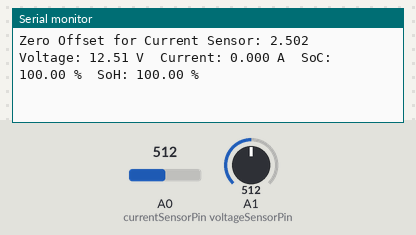
The sketch below on a simulated Arduino Uno, built with avr-gcc and run on an emulated ATmega328P. On the bench: the last lines printed to the serial monitor. The test bench sets the inputs (shaded band); at power-on: A0 (currentSensorPin) = 512, A1 (voltageSensorPin) = 512.

Above: at 2.2 s.
2.3 s: A0 (currentSensorPin) set to 716
At 3.7 s:
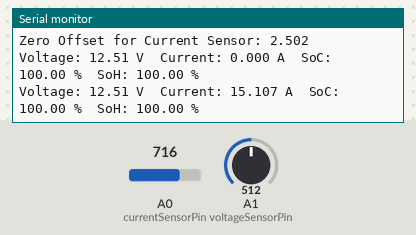
3.8 s: A1 (voltageSensorPin) set to 716
5.3 s: A0 (currentSensorPin) set to 900
At 6.6 s:
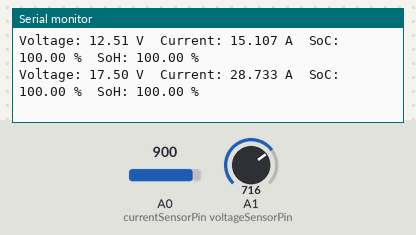
6.8 s: A1 (voltageSensorPin) set to 900
At 8.9 s:
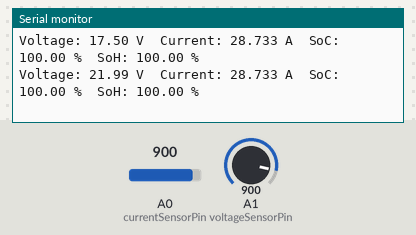
Timing chart, 0 to 9.3 s (numbered marks = the images above; inputs shaded):
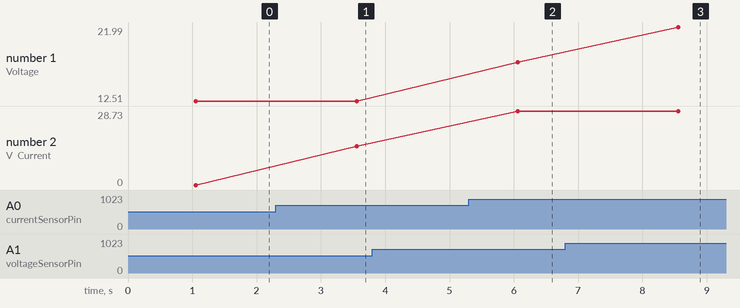

Measured:
- after the input at 2.3 s, the serial monitor: prints a new line after 1.3 s (image 1)
- after the input at 5.3 s, the serial monitor: prints a new line after 0.76 s (image 2)
- after the input at 6.8 s, the serial monitor: prints a new line after 1.8 s (image 3)
- plotted number 1: 17.5 → 21.99 after the input at 6.8 s
- plotted number 2: 0 → 15.11 after the input at 2.3 s, 15.11 → 28.73 after the input at 5.3 s

The sketch:

SOHSOC.ino
```cpp
// Current Sensor Configuration (ACS712)
const int currentSensorPin = A0;
const float currentSensitivity = 0.066; // 66mV/A for ACS712-30A
float zeroOffset; // To be calculated

// Voltage Sensor Configuration (DC Voltage Sensor)
const int voltageSensorPin = A1;
const float voltageMultiplier = 5.0 * (25.0 / 5.0); // Adjust this as per sensor's divider ratio

// SoH Configuration
const float originalCapacity = 2000.0; // Original battery capacity in mAh (e.g., 2000mAh for a new 18650)
float usedCapacity = 0.0; // Capacity discharged over time
const float samplingTime = 2.5; // Time interval between measurements in seconds (same as delay time)

void setup() {
  Serial.begin(9600);

  // Initialize sensor pins
  pinMode(currentSensorPin, INPUT);
  pinMode(voltageSensorPin, INPUT);

  // Calibrate current sensor zero offset
  zeroOffset = calibrateZeroOffset();
  Serial.print("Zero Offset for Current Sensor: ");
  Serial.println(zeroOffset, 3);
}

void loop() {
  // Read Current Sensor
  int rawCurrentValue = analogRead(currentSensorPin);
  float sensorVoltage = (rawCurrentValue / 1023.0) * 5.0;
  float current = abs((sensorVoltage - zeroOffset) / currentSensitivity);

  // Read Voltage Sensor
  int rawVoltageValue = analogRead(voltageSensorPin);
  float voltage = (rawVoltageValue / 1023.0) * voltageMultiplier;

  // Calculate SoC
  float voltageCutoff = 2.8; // Cutoff voltage in volts
  float voltageFull = 4.2;   // Full charge voltage in volts
  float soc = ((voltage - voltageCutoff) / (voltageFull - voltageCutoff)) * 100.0;
  soc = constrain(soc, 0.0, 100.0);

  // Calculate SoH
  usedCapacity += (current * (samplingTime / 3600.0)); // Convert current (A) to mAh over time
  float soh = ((originalCapacity - usedCapacity) / originalCapacity) * 100.0;
  soh = constrain(soh, 0.0, 100.0);

  // Display Results
  Serial.print("Voltage: ");
  Serial.print(voltage, 2);
  Serial.print(" V\t");

  Serial.print("Current: ");
  Serial.print(current, 3);
  Serial.print(" A\t");

  Serial.print("SoC: ");
  Serial.print(soc, 2);
  Serial.print(" %\t");

  Serial.print("SoH: ");
  Serial.print(soh, 2);
  Serial.println(" %");

  delay(2500); // 2.5-second delay for measurement frequency
}

// Function to calibrate zero offset for current sensor
float calibrateZeroOffset() {
  float sum = 0;
  int readings = 100; // Take 100 samples for averaging
  for (int i = 0; i < readings; i++) {
    sum += (analogRead(currentSensorPin) / 1023.0) * 5.0;
    delay(10); // Small delay between readings
  }
  return sum / readings;
}
```
